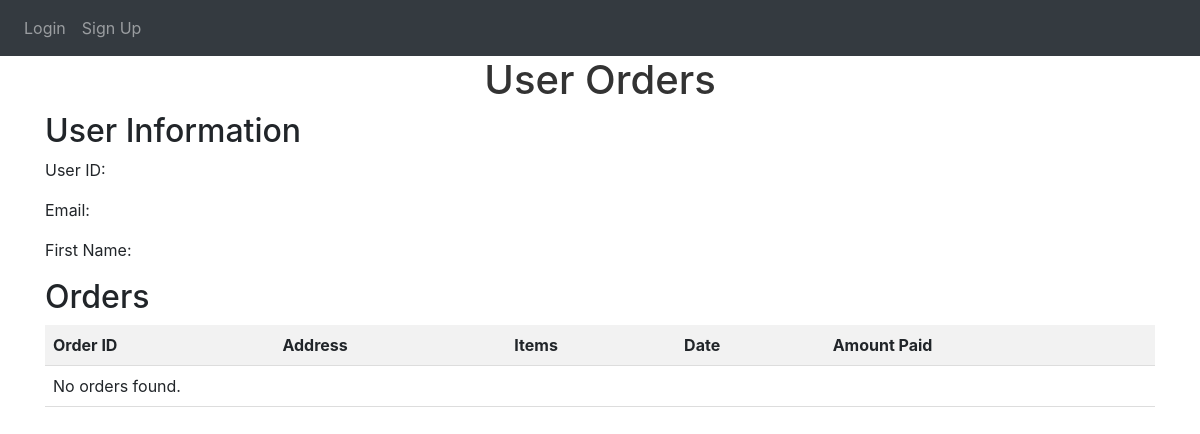
Before: /userOrders?userID=4 (signed in) with the older database file.
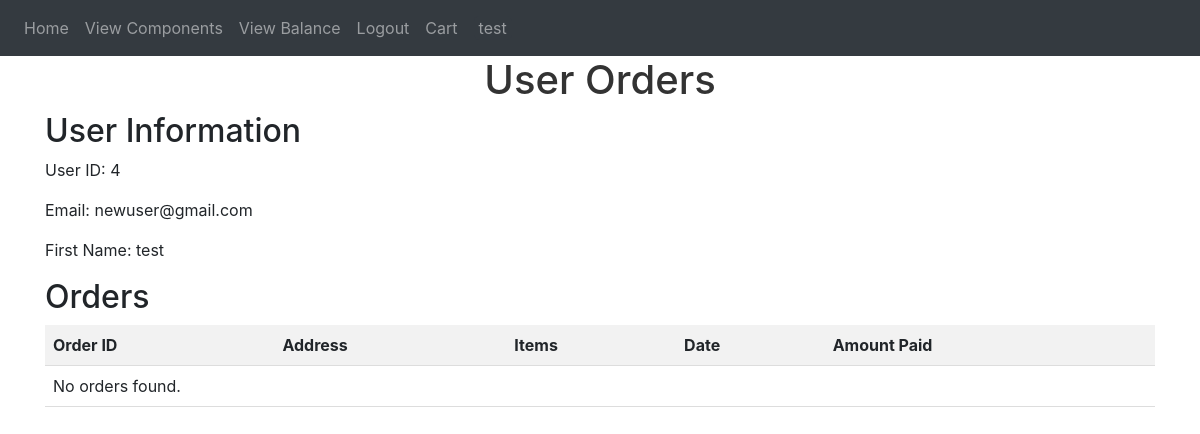
After: the same page with the newer database file.
### website/models.py (models this page shows, shortened)
class User(db.Model, UserMixin): #User Model - capital U because of python standarts
    id = db.Column(db.Integer,primary_key=True) #Id column counted by int with Primary Key!
    email = db.Column(db.String(150), unique=True, nullable=False) #unique - allows/forbids (False/True) multiple instances with same info
    password = db.Column(db.String(150), nullable=False)
    first_name = db.Column(db.String(150))
    cartItems = db.Column(db.String(150), default="Empty")
    Country = db.Column(db.String(150),nullable=False)
    comments = db.relationship('Comment', backref='user', lazy=True)
    blocked_until = db.Column(db.DateTime, nullable=True)
    login_attempts = db.Column(db.Integer, default=0)
    balance = db.Column(db.Float, default=0.0)  # Pridėkite balansą
    orders = db.relationship('Order', backref='user', lazy=True)
    is_verified = db.Column(db.Boolean, default=False)  # Pridėtas laukelis el. pašto patvirtinimui

### website/views.py (the view)
@views.route("/userOrders",methods=["GET","POST"])
@login_required
def userOrders():
    currencyMultiplier = 0
    currencySymbol="None"
    if current_user.Country == "LT":
        currencyMultiplier = 1.10
        currencySymbol = "€"
    if current_user.Country == "USA":
        currencyMultiplier = 1
        currencySymbol = "$"
    userID = request.args.get('userID')
    user = User.query.get(userID)
    components = Component.query.all()
    user_orders = Order.query.filter_by(user_id=userID).all()
    return render_template('userOrders.html',user=user,user_orders=user_orders,components=components, get_component_names=get_component_names,currencyMultiplier=currencyMultiplier,currencySymbol=currencySymbol)

### website/templates/userOrders.html (shortened to what this page needs)
{% extends "base.html" %}
{% block link %}
<link rel="stylesheet" type="text/css" href="{{ url_for('static', filename='design.css') }}">
{% endblock %}
{% block content %}
<h1>User Orders</h1>
<h2>User Information</h2>
<p>User ID: {{ user.id }}</p>
<p>Email: {{ user.email }}</p>
<p>First Name: {{ user.first_name }}</p>
<h2>Orders</h2>
<table>
    <thead>
        <tr>
            <th>Order ID</th>
            <th>Address</th>
            <th>Items</th>
            <th>Date</th>
            <th>Amount Paid</th>
        </tr>
    </thead>
    <tbody>
        {% if user_orders %}
            {% for order in user_orders %}
            <tr>
                <td>{{ order.id }}</td>
                <td>{{ order.address }}</td>
                <td>{{ get_component_names(order.orderItems) }}</td>
                <td>{{ order.orderDate }}</td>
                <td>{{ currencySymbol }} {{ order.amountPaid * currencyMultiplier }}</td>
            </tr>
            {% endfor %}
        {% else %}
            <tr>
                <td colspan="5">No orders found.</td>
            </tr>
        {% endif %}
    </tbody>
</table>
{% endblock %}

### website/templates/base.html (shortened to what this page needs)
<!DOCTYPE html>
<html lang="en">
<head>
    <link rel="stylesheet" href="https://stackpath.bootstrapcdn.com/bootstrap/4.4.1/css/bootstrap.min.css" />
    <link rel="stylesheet" href="https://stackpath.bootstrapcdn.com/font-awesome/4.7.0/css/font-awesome.min.css" />
    <link rel="stylesheet" type="text/css" href="{{ url_for('static', filename='design.css') }}">
    {% block link %}{% endblock %}
</head>
<body>
    <nav class="navbar navbar-expand-lg navbar-dark bg-dark">
        <div class="collapse navbar-collapse" id="navbar">
            <div class="navbar-nav">
                {% if user and user.is_authenticated %}
                    <a class="nav-item nav-link" href="{{ url_for('views.home') }}">Home</a>
                    <a class="nav-item nav-link" href="{{ url_for('views.view_components') }}">View Components</a>
                    <a class="nav-item nav-link" href="{{ url_for('views.balance') }}">View Balance</a>
                    <a class="nav-item nav-link" href="{{ url_for('auth.logout') }}">Logout</a>
                    <a class="nav-item nav-link" href="{{ url_for('views.cartPage', user_id=user.id) }}">Cart</a>
                    <div class="nav-item nav-link"><button class="custom-button" type="button" onclick="MyCart('{{ user.id }}')">
                        {{ user.first_name }}
                    </button></div>
                {% else %}
                    <a class="nav-item nav-link" href="/login">Login</a>
                    <a class="nav-item nav-link" href="/sign-up">Sign Up</a>
                {% endif %}
            </div>
        </div>
    </nav>
    <div class="container">
        {% block content %}
        {% endblock %}
    </div>
    <link rel="stylesheet" href="https://unpkg.com/leaflet/dist/leaflet.css">
    <link rel="stylesheet" href="https://unpkg.com/leaflet-control-geocoder/dist/Control.Geocoder.css">
</body>
</html>

Changed rows visible on the page:
added User: first_name "test", id "4", email "newuser@gmail.com"
Other visible differences:
text no longer shown: "Login Sign Up"
text now shown: "Home View Components View Balance Logout Cart"
